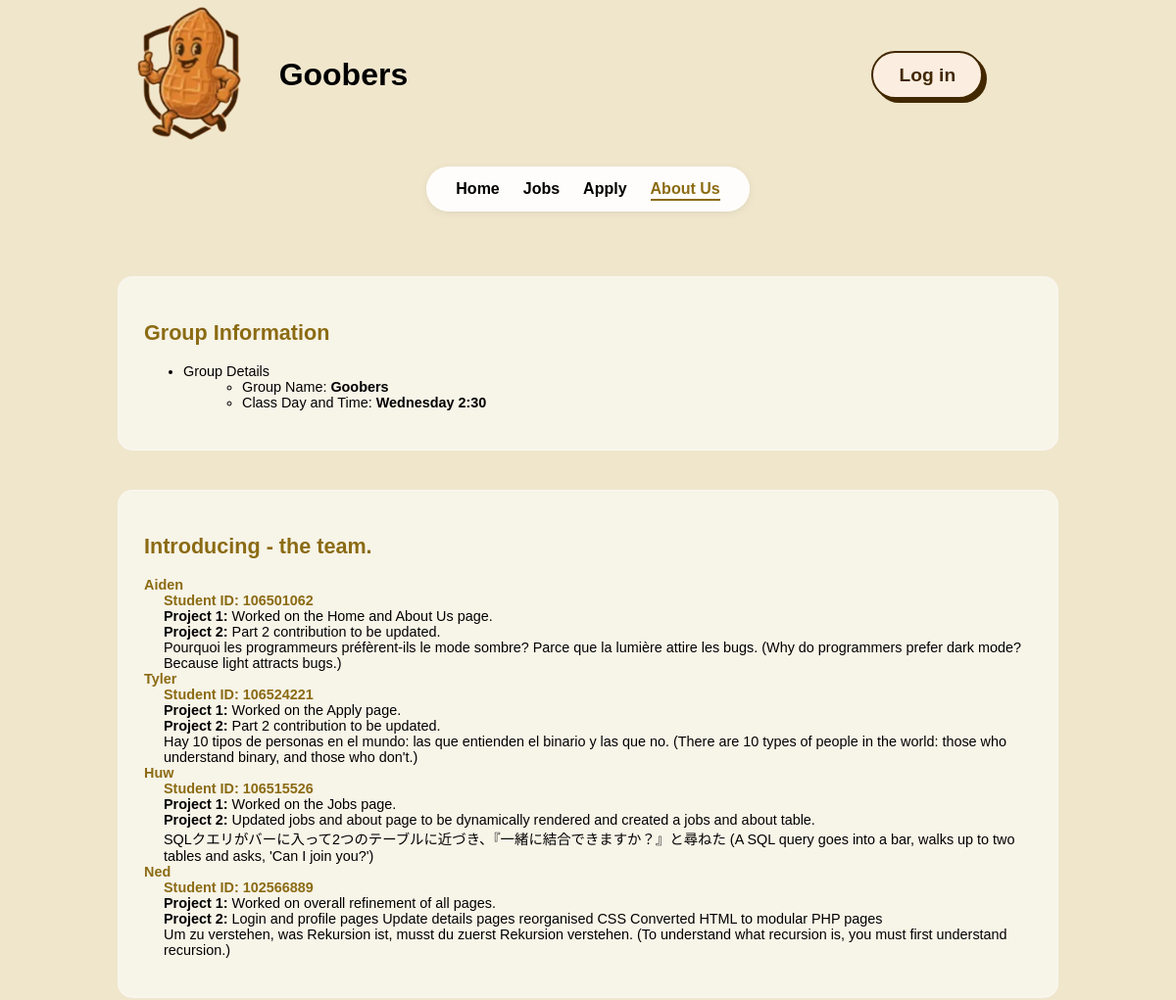
/about_us.php (upper part), run on an earlier commit of the app's database.
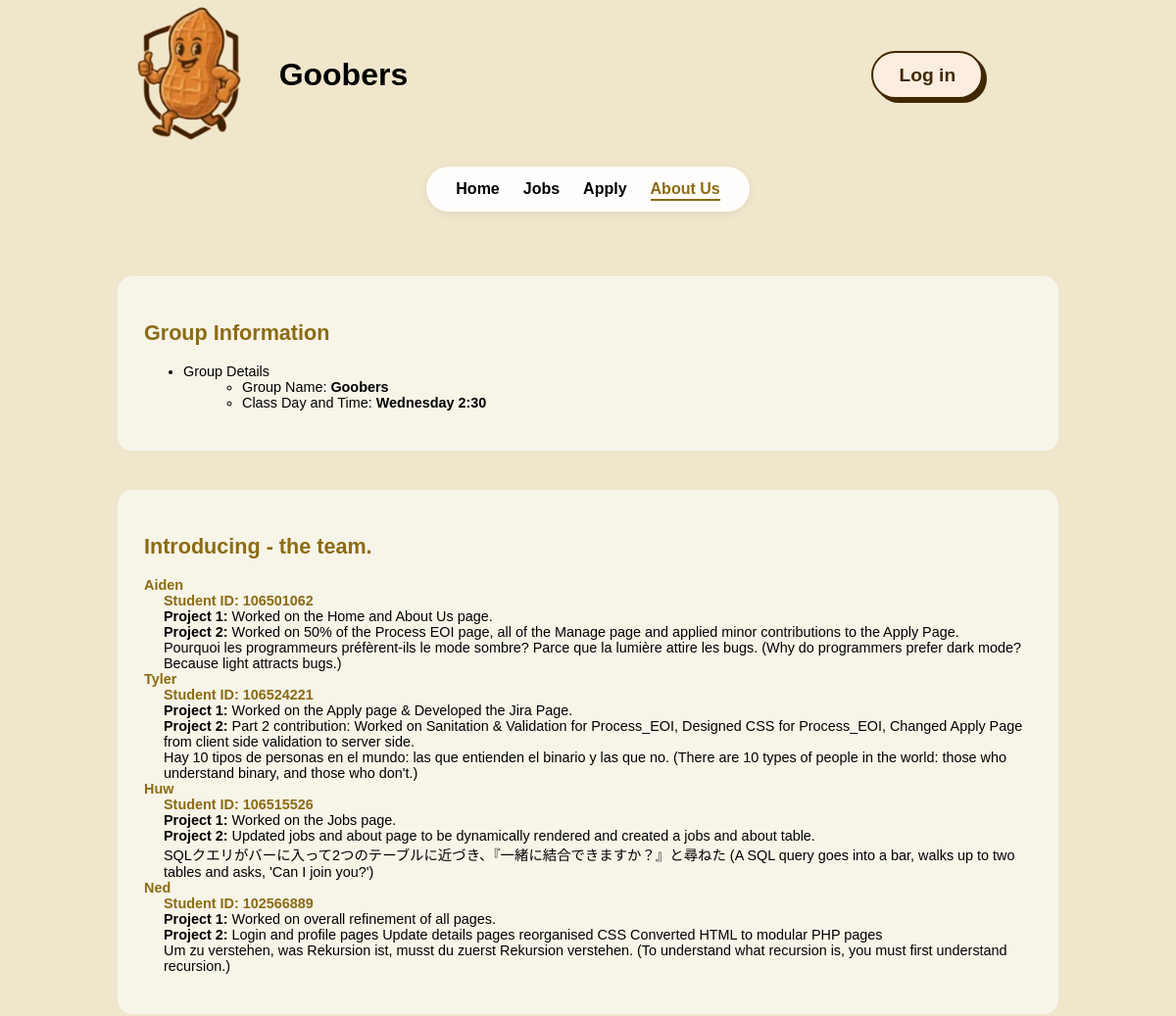
And on a later commit of the database.
### tables this page shows
CREATE TABLE `about` (
  `id` int(11) NOT NULL,
  `name` varchar(50) NOT NULL,
  `student_id` varchar(20) NOT NULL,
  `quote` text NOT NULL,
  `part1_contribution` text NOT NULL,
  `part2_contribution` text NOT NULL
);

### about_us.php (the view, shortened to what this page needs)
<?php
require_once("settings.php");
?>
<?php include "header.inc" ?>
    <main>
        <section id="groupInfo" class="contentBox" aria-label="Group Information">
            <h2>Group Information</h2>
            <ul>
                <li>
                    Group Details
                    <ul>
                        <li>Group Name: <strong>Goobers</strong></li>
                        <li>Class Day and Time: <strong>Wednesday 2:30</strong></li>
                    </ul>
                </li>
            </ul>
        </section>
        <section id="contributions" class="contentBox" aria-label="Team Contributions">
            <h2>Introducing - the team.</h2>
            <?php
            $conn = mysqli_connect($host, $dbuser, $dbpass, $dbname);
            if (!$conn) {
                echo "<p>Unable to load team contributions at this time.</p>";
            } else {
                $result = mysqli_query($conn, "SELECT * FROM about ORDER BY id ASC");
                if (!$result || mysqli_num_rows($result) === 0) {
                    echo "<p>No member information available.</p>";
                } else {
                    echo "<dl>";
                    while ($member = mysqli_fetch_assoc($result)) {
                        $name  = htmlspecialchars($member['name']);
                        $sid   = htmlspecialchars($member['student_id']);
                        $quote = htmlspecialchars($member['quote']);
                        $part1 = htmlspecialchars($member['part1_contribution']);
                        $part2 = htmlspecialchars($member['part2_contribution']);
                        ?>
                        <dt><?php echo $name; ?></dt>
                        <dd class="student-id">Student ID: <?php echo $sid; ?></dd>
                        <dd><strong>Project 1:</strong> <?php echo $part1; ?></dd>
                        <dd><strong>Project 2:</strong> <?php echo $part2; ?></dd>
                        <dd><?php echo $quote; ?></dd>
                        <?php
                    }
                    echo "</dl>";
                }
            }
            ?>
        </section>
    </main>
<?php include "footer.inc" ?>

### header.inc (shortened to what this page needs)
<?php
$current_page = basename($_SERVER['PHP_SELF']);
?>
<!DOCTYPE html>
<html lang="en">
  <head>
    <link rel="stylesheet" href="./styles/styles.css">
  </head>
<body>
    <header class="header">
	<div class="item-1">
		<div class="logo_and_title">
		<a href="index.php">
			<img src="images/logo.png" alt="Goobers Logo"
				id="logo" aria-label="Go to homepage"
				title="Take me home!">
		</a>
		<h1>Goobers</h1>
		</div>
	</div>
	<div class="item-2" aria-label="Login button">
		<?php if (isset($_SESSION['username'])): ?>
			<div class="dropdown">
				<div class="dropdown-header">
				<p class="dropdown-btn">
				<?php echo htmlspecialchars($_SESSION['username']); ?>
				<div id="profile_button" aria-label="Go to profile">
				</div>
				</div>
				<div class="dropdown-content">
					<ul>
						<li><a href="profile.php">Account Settings</a></li>
						<li><a href="manage.php">Management Page</a></li>
						<li><a href="logout.php">Logout</a></li>
					</ul>
				</div>
			</div>
		<?php else: ?>
			<div>
			<a href="sign_in.php" class="custom-button" id="account-button">Log in</a>
			</div>
		<?php endif; ?>
	</div>
	<nav class="item-3" aria-label="Main navigation">
	  <ul>
	      <li><a href="index.php" class="<?= $current_page == 'index.php' ? 'active' : '' ?>">Home</a></li>
	      <li><a href="jobs.php" class="<?= $current_page == 'jobs.php' ? 'active' : '' ?>">Jobs</a></li>
	      <li><a href="apply.php" class="<?= $current_page == 'apply.php' ? 'active' : '' ?>">Apply</a></li>
	      <li><a href="about_us.php" class="<?= $current_page == 'about_us.php' ? 'active' : '' ?>">About Us</a></li>
	  </ul>
	</nav>
    </header>

### footer.inc (shortened to what this page needs)
  </body>
</html>

### styles/styles.css (style rules this page uses)
:root { --main-bg: #dab262; --custom-white: #faf8f2; --custom-cream: #f0e6cc; --custom-peanut:#8b6b13; --custom-peanut2:#ab8b33; --custom-peanut3:#cbab53; --custom-peanut4: #a87f14; --custom-title:#6b4b03; --custom-goober: #f0e6cc; --custom-gooberwhite: #faf8f2; --custom-goobergray: #ebeced; --custom-login: #bab262; --glass-white: rgba(250, 248, 242, 0.75); --glass-white-hover: rgba(250, 248, 242, 0.9); --border-white-soft: rgba(250, 248, 242, 0.4); --shadow-peanut-soft: rgba(139, 107, 19, 0.15); --border-peanut-soft: rgba(201, 168, 76, 0.5); --main-font: Verdana, Geneva, sans-serif; }
body { width: 100%; height: 100%; margin: 0; padding: 0; font-family: var(--main-font); font-size: 16px; background: var(--custom-cream); }
main { width: 80%; min-height: 800px; margin: 30px auto; padding: 20px; background: transparent; }
.item-3 li a { cursor: pointer; }
img { max-width: 100%; height: auto; }
header.header { display: grid; grid-template-columns: auto auto; grid-template-rows: auto auto; font-weight: bold; }
.item-1 { grid-area: 1 / 1 / 1 / 1; display: flex; justify-content: center; align-items: center; }
#logo { max-width: 100%; max-height: 150px; transition: 0.2s ease; }
.logo_and_title { display: flex; justify-content: center; align-items: center; color: black; position: relative; right: 80px; }
.item-2 { grid-area: 1 / 2 / 1 / 2; display: flex; justify-content: center; align-items: center; color: var(--custom-peanut); font-size: 1.2em; border-radius: 50px; }
.item-3 { grid-area: 2 / 1 / 3 / -1; display: flex; justify-content: center; padding: 1em; }
.item-3 ul { list-style: none; display: flex; align-items: center; gap: 24px; margin: 0; padding: 0 30px; background: rgba(255, 255, 255, 0.92); border: none; border-radius: 999px; box-shadow: 0 2px 10px rgba(0,0,0,0.06), 0 1px 3px rgba(0,0,0,0.04); backdrop-filter: blur(10px); }
.item-3 li { padding: 14px 0; }
.item-3 a { position: relative; color: black; text-decoration: none; font-weight: 600; transition: color 0.25s ease; }
.item-3 a::after { content: ''; position: absolute; left: 0; bottom: -4px; width: 0; height: 2px; background-color: #8b6b13; transition: width 0.3s ease; }
.item-3 a.active { color: #8b6b13; }
.item-3 a.active::after { width: 100%; }
.custom-button { background-color: #fbeee0; border: 2px solid #422800; border-radius: 30px; box-shadow: #422800 4px 4px 0 0; color: #422800; cursor: pointer; display: inline-block; font-weight: 600; font-size: 1em; padding: 0 18px; line-height: 45px; text-align: center; text-decoration: none; user-select: none; }
@media (min-width: 768px) { .custom-button { min-width: 60px; padding: 0 25px; } }
.contentBox { margin-bottom: 40px; font-size: 0.9em; padding: 25px; border-radius: 15px; background-color: var(--glass-white); border: 2px solid var(--border-white-soft); transition: 0.4s ease; }
.contentBox h2 { color: var(--custom-peanut); }
.contentBox ul ul { list-style-type: circle; margin-left: 20px; }
.contentBox dt { font-weight: bold; color: var(--custom-peanut); }
.contentBox dd { margin-left: 20px; }
.student-id { font-weight: bold; color: var(--custom-peanut); }

What changed in the data, as far as the page shows it:
changed about "Aiden": part2_contribution "Part 2 contribution to be updated." → "Worked on 50% of the Process EOI page, all of the Manage page and applied minor contributions to the Apply Page."
changed about "Tyler": part1_contribution "Worked on the Apply page." → "Worked on the Apply page & Developed the Jira Page."; part2_contribution "Part 2 contribution to be updated." → "Part 2 contribution: Worked on Sanitation & Validation for Process_EOI, Designed CSS for Process_EOI, Changed Apply Page from client side validation to server side."
